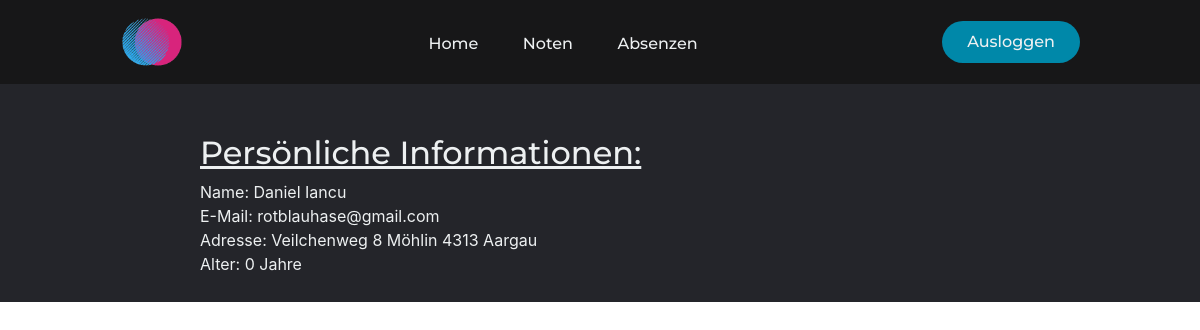
Before: / (signed in) with the older database file.
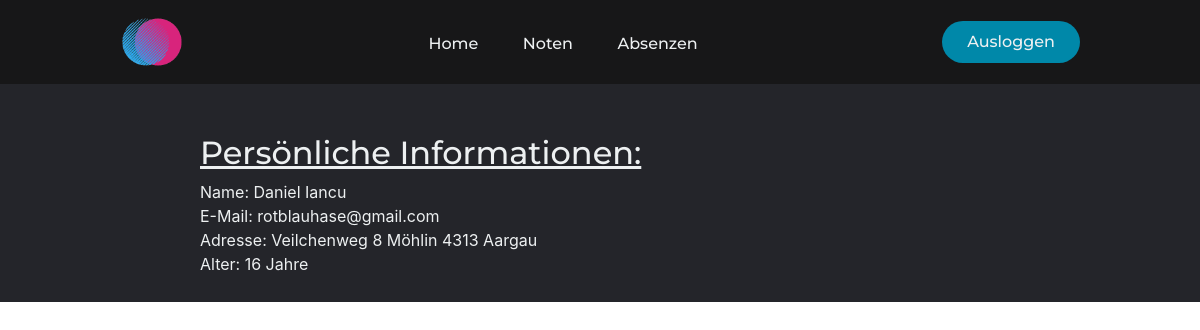
After: the same page with the newer database file.
### mainApp/models.py (models this page shows, shortened)
class Student(AbstractUser):
    birth = models.DateField(default=datetime.date.today)
    street = models.CharField(max_length=25, blank=True, null=True)
    street_number = models.IntegerField(validators=[MinValueValidator(0), MaxValueValidator(99)], blank=True, null=True)
    city = models.CharField(max_length=20, blank=True, null=True)
    province = models.CharField(max_length=20, blank=True, null=True)
    code = models.IntegerField(validators=[MinValueValidator(0, MaxValueValidator(9999))], blank=True, null=True)
    def return_address(self):
        if self.birth and self.street and self.street_number and self.city and self.province and self.code:
            return self.street + ' ' + str(self.street_number) + ' ' + self.city + ' ' + str(self.code) + ' ' + self.province
        else:
            return 'N/A'
    def get_age(self):
        return f'{int((datetime.date.today() - self.birth).days / 365.25)} Jahre'

### mainApp/views.py (the view)
# urls.py: path('', views.main_page, name='home'),
def main_page(request):
    if request.user.is_authenticated:  # if user is logged in
        if request.method == "POST":
            if request.POST['logout'] == 'logout':  # check if post is for logout
                logout(request)  # logout the user
                return redirect('loginForm:login')
        else:
            return render(request, 'index.html', {})
    else:  # else redirect to login page
        return redirect('loginForm:login')

### mainApp/templates/index.html
{% extends 'layout.html' %}
{% block body %}
    <main>
        <div class="personal-info">
            <h2>
                <u>Persönliche Informationen:</u>
            </h2>
            <p>
                Name: {{ user.first_name }} {{ user.last_name }}
                <br>
                E-Mail: {{ user.email }}
                <br>
                Adresse: {{ user.return_address }}
                <br>
                Alter: {{ user.get_age }}
            </p>
        </div>
    </main>
{% endblock %}

### templates/layout.html (shortened to what this page needs)
<!DOCTYPE html>
<html lang="en">
    <head>
        {% load static %}
        <link rel="stylesheet" href="https://cdn.jsdelivr.net/npm/bootstrap-icons@1.9.1/font/bootstrap-icons.css">
        <link rel="stylesheet" href="{% static 'css/bootstrap.min.css' %}">
        <link rel="stylesheet" href="{% static 'css/bootstrap.css' %}">
        <link rel="stylesheet" href="{% static 'css/styles.css' %}">
    </head>
    <body>
        <header>
            <a href="/"><img class="logo" src="/static/images/logo.png" alt="logo"></a>
            <nav>
                <ul class="nav__links">
                    <li><a href='/'>Home</a></li>
                    <li><a href='noten'>Noten</a></li>
                    <li><a href='absenzen'>Absenzen</a></li>
                </ul>
            </nav>
            <a class="cta">
                <form method="POST" action=".">
                    <button type="submit" name="logout" value="logout" class="nav-button">Ausloggen</button>
                </form>
            </a>
        </header>
        {% block body %}
        {% endblock %}
    </body>
</html>

### static/css/styles.css (style rules this page uses)
* { --main-bg-color: #24252A; --nav-bg-color: #171718; box-sizing: border-box; margin: 0; padding: 0; }
li, a, button { font-family: "Montserrat", sans-serif; font-weight: 500; font-size: 16px; color: #edf0f1; text-decoration: none; }
h1, h2 { font-family: "Montserrat", sans-serif; font-weight: 500; color: #edf0f1; text-decoration: none; }
header { display: flex; justify-content: space-between; align-items: center; padding: 10px 10%; background-color: var(--nav-bg-color); }
main { background-color: var(--main-bg-color); min-width: 100%; min-height: 100%; }
.logo { cursor: pointer; height: 64px; width: 64px; }
.nav__links { list-style: none; }
.nav__links li { display: inline-block; padding: 0 20px; margin-top: 20px; }
.nav__links li a { transition: all 0.3s ease 0s; }
.nav-button { padding: 9px 25px; background-color: rgba(0,136,169,1); border: none; border-radius: 50px; cursor: pointer; transition: all 0.3s ease 0s; }
.personal-info { padding-top: 50px; padding-bottom: 10px; margin-left: 200px; color: #edf0f1; }

Changed rows visible on the page:
changed Student "Daniel": get_age "0 Jahre" → "16 Jahre"
